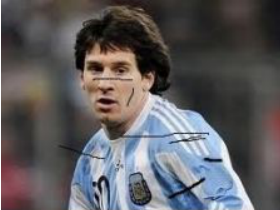
#> input picture 40-图像修补/messi.png, 280 x 210 px
$ python image.py
#> lines starting #> are read from the running program, lines starting #| are printed output that depends on the picture
import cv2
import matplotlib.pyplot as plt


'''
创建一个和原图像相同的掩模图像
'''
img = cv2.imread('messi.png')
#> img is the input picture: shape (210, 280, 3); mean B, G, R 94.7, 91.8, 93.8
mask = cv2.imread('mask.png',0)
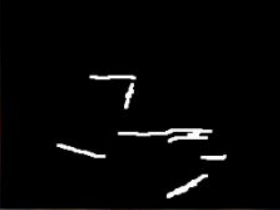
#> input picture 40-图像修补/mask.png, 280 x 210 px
#> mask: shape (210, 280); min 0, max 255, mean 6.1

dst = cv2.inpaint(img,mask,3,cv2.INPAINT_TELEA)
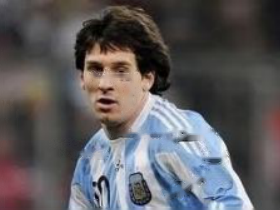
#> dst: shape (210, 280, 3); mean B, G, R 94.4, 91.4, 93.4


plt.subplot(221)
plt.imshow(img)

plt.subplot(222)
plt.imshow(mask)

plt.subplot(223)
plt.imshow(dst)

plt.show()
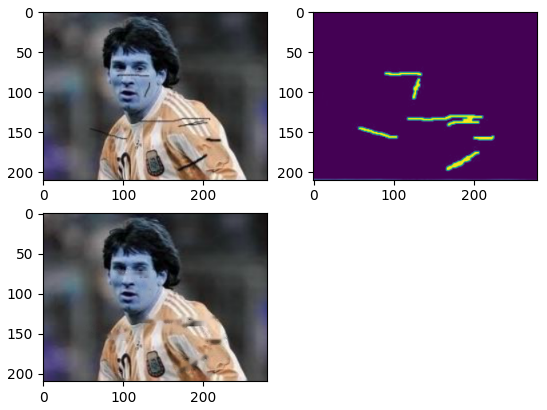
#> figure drawn by matplotlib, 3 panels; B, G, R data is drawn as R, G, B
